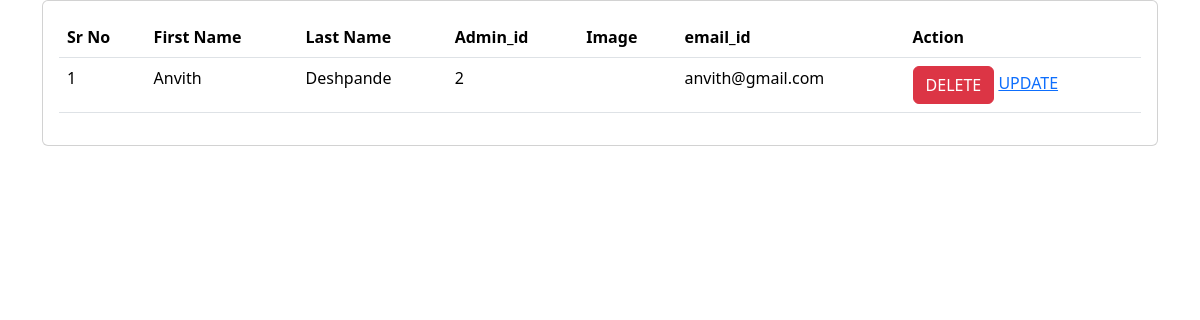
The page /python_quiz/admin_details/ on the database its author committed.
### python_quiz/models.py (models this page shows, shortened)
class administrator_login(models.Model):
    firstname = models.CharField(max_length=20, null=False)
    lastname = models.CharField(max_length=20, null=False)
    admin_id = models.CharField(max_length=100, null=False)
    image = models.ImageField(upload_to="administrator_login/", blank=True)
    email_id = models.EmailField(blank=True)
    password = models.CharField(max_length=100, null=False)
    reenter_password = models.CharField(max_length=100, null=False)

### python_quiz/views.py (the view)
# urls.py: path('admin_details/', admin_details),
def admin_details(request):
    administrator_details = administrator_login.objects.all
    return render (request, "python_quiz/admin_details.html", {'administrator_details': administrator_details})

### templates/python_quiz/admin_details.html (shortened to what this page needs)
<!DOCTYPE html>
<html lang="en">
<head>
    <link href="https://cdn.jsdelivr.net/npm/bootstrap@5.3.2/dist/css/bootstrap.min.css" rel="stylesheet">
</head>
<body>
    <div class="container">
        <div class="row">
            <div class="col-md-12">
                <div class="card">
                    <div class="card-body">
                        <table class="table">
                            <thead>
                                <tr>
                                    <th>Sr No</th>
                                    <th>First Name</th>
                                    <th>Last Name</th>
                                    <th>Admin_id</th>
                                    <th>Image</th>
                                    <th>email_id</th>
                                    <th>Action</th>
                                </tr>
                            </thead>
                            <tbody>
                                {% for administrator_detail in administrator_details %}
                                <tr>
                                    <td>{{forloop.counter}}</td>
                                    <td>{{administrator_detail.firstname}}</td>
                                    <td>{{administrator_detail.lastname}}</td>
                                    <td>{{administrator_detail.admin_id}}</td>
                                    <td>{{administrator_detail.image}}</td>
                                    <td>{{administrator_detail.email_id}}</td>
                                    <td>
                                        <a class = "btn btn-danger" href="/python_quiz/delete/{{administrator_detail.admin_id}}">DELETE</a>
                                        <a href="/python_quiz/update/{{administrator_detail.admin_id}}">UPDATE</a>
                                    </td>
                                </tr>
                                {% endfor %}
                            </tbody>
                    </div>
                </div>
            </div>
        </div>
    </div>
</body>
</html>

### rows shown on the page
administrator_login: firstname "Anvith", lastname "Deshpande", admin_id "2", email_id "anvith@gmail.com"
